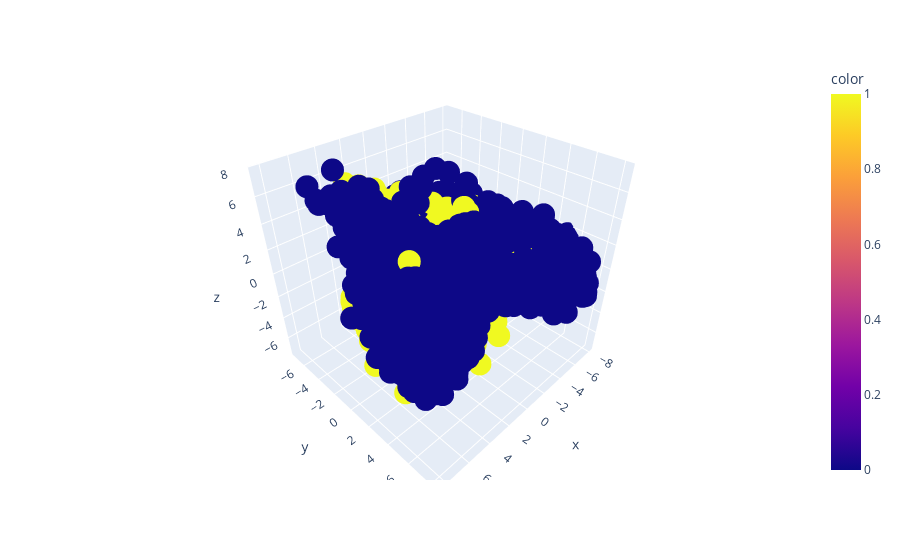

Notebook cell for this chart:
### Code cell
import plotly.express as px
px.scatter_3d(x=X_isomap[:,0],y=X_isomap[:,1],z=X_isomap[:,2],color=df["target"])

### Figure 1 — Plotly figure (JSON) as saved in the notebook; plotly's stock layout.template omitted (floating-point values rounded to 4 significant figures; data arrays with more than 128 entries replaced by an {"elided": "..."} marker saying what was removed)
{"data": [{"hovertemplate": "x=%{x}<br>y=%{y}<br>z=%{z}<br>color=%{marker.color}<extra></extra>", "legendgroup": "", "marker": {"color": {"elided": "10000 int values"}, "coloraxis": "coloraxis", "symbol": "circle"}, "mode": "markers", "name": "", "scene": "scene", "showlegend": false, "type": "scatter3d", "x": {"elided": "10000 float values"}, "y": {"elided": "10000 float values"}, "z": {"elided": "10000 float values"}}], "layout": {"coloraxis": {"colorbar": {"title": {"text": "color"}}, "colorscale": [[0, "#0d0887"], [0.1111, "#46039f"], [0.2222, "#7201a8"], [0.3333, "#9c179e"], [0.4444, "#bd3786"], [0.5556, "#d8576b"], [0.6667, "#ed7953"], [0.7778, "#fb9f3a"], [0.8889, "#fdca26"], [1, "#f0f921"]]}, "legend": {"tracegroupgap": 0}, "margin": {"t": 60}, "scene": {"domain": {"x": [0, 1], "y": [0, 1]}, "xaxis": {"title": {"text": "x"}}, "yaxis": {"title": {"text": "y"}}, "zaxis": {"title": {"text": "z"}}}}}
